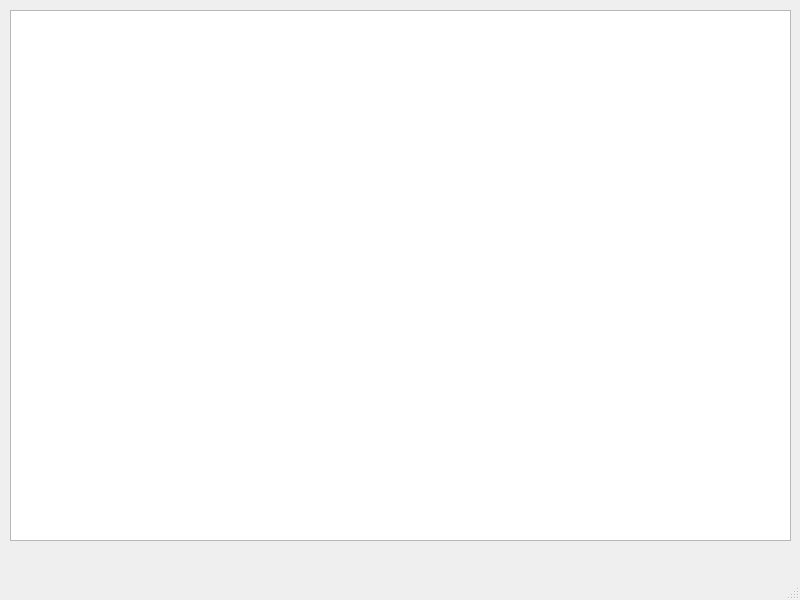
<?xml version="1.0" encoding="UTF-8"?>
<ui version="4.0">
 <class>MainWindow</class>
 <widget class="QMainWindow" name="MainWindow">
  <property name="geometry">
   <rect>
    <x>0</x>
    <y>0</y>
    <width>800</width>
    <height>600</height>
   </rect>
  </property>
  <property name="windowTitle">
   <string>MainWindow</string>
  </property>
  <widget class="QWidget" name="centralwidget">
   <widget class="QTableWidget" name="tableWidget">
    <property name="geometry">
     <rect>
      <x>10</x>
      <y>10</y>
      <width>781</width>
      <height>531</height>
     </rect>
    </property>
   </widget>
  </widget>
  <widget class="QMenuBar" name="menubar">
   <property name="geometry">
    <rect>
     <x>0</x>
     <y>0</y>
     <width>800</width>
     <height>26</height>
    </rect>
   </property>
  </widget>
  <widget class="QStatusBar" name="statusbar"/>
 </widget>
 <resources/>
 <connections/>
</ui>
